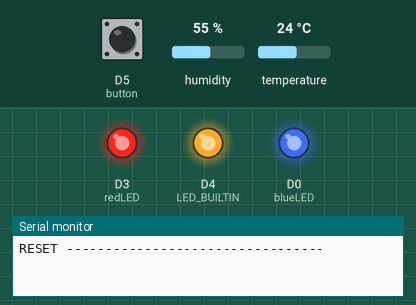
This sketch was run on a simulated ESP8266 (NodeMCU). On the bench: output pins drawn as LEDs (lit = HIGH, except the on-board LED, lit = LOW), the last lines printed to the serial monitor. The inputs (shaded band) are chosen by the test bench; at power-on: D5 (button) LOW, humidity 55 %, temperature 24 °C. WiFi joins after 1.5 s; servers stay silent unless stated; network time is answered at once with the bench clock; the local clock reads 2024-03-15 10:24:30 at power-on unless the sketch sets it.

Above: at 0.1 s.
At 7.0 s:
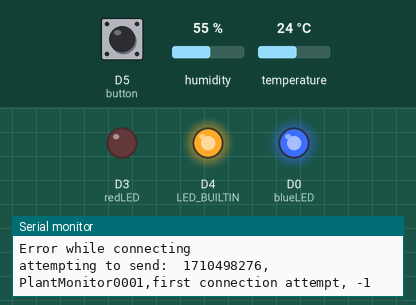
At 27.9 s:
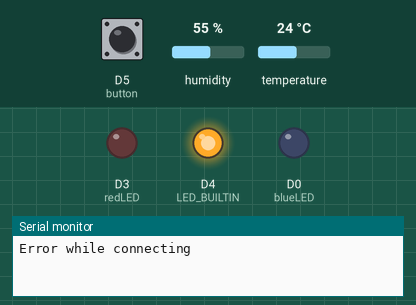
Timing chart, 0 to 29.4 s (numbered marks = the images above):
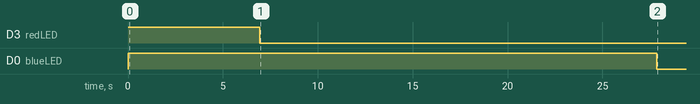

The sketch:

PlantMonitor003.ino
```cpp
#include <Arduino.h>
#include <HTTPSRedirect.h>

#include <Wire.h>
#include <Adafruit_AHT10.h>
Adafruit_AHT10 aht;
// address of AHT10: 0x38

/* data logging to Google Sheets based off of:
 *  https://github.com/StorageB/Google-Sheets-Logging
 */

#include <ESP8266WiFi.h>
#include <WiFiClient.h>
#include <NTPClient.h>
#include <WiFiUdp.h>


const String deviceID = "PlantMonitor0001";

// spreadsheetID
const char* spreadsheetID = "spreadsheetID";
// deploymentID
const char* GScriptId = "GScriptId";

// Enter command (insert_row or append_row) and your Google Sheets sheet name (default is Sheet1):
String payload_base =  "{\"command\": \"insert_row\", \"sheet_name\": \"Sheet1\", \"values\": ";
String payload = "";

// Google Sheets setup (do not edit)
const char* host = "script.google.com";
const int httpsPort = 443;
const char* fingerprint = "";
String url = String("/macros/s/") + GScriptId + "/exec";
HTTPSRedirect* client = nullptr;

// Define the pins
const int probe = A0;
const int redLED = D3;
const int blueLED = D0;
const int button = D5;

bool buttonON = LOW;

// refresh rate in ms
const int refresh = 10*60*1000;
int lastMillis = 0;

//SSID and Password of your WiFi router
const char* ssid = "WiFiSSID";
const char* password = "WiFiPassword";


const long utcOffsetInSeconds = 19*3600;

char daysOfTheWeek[7][12] = {"Sunday", "Monday", "Tuesday", "Wednesday", "Thursday", "Friday", "Saturday"};

// Define NTP Client to get time
WiFiUDP ntpUDP;
NTPClient timeClient(ntpUDP, "pool.ntp.org", utcOffsetInSeconds);


/***************************************************************
* SETUP
**************************************************************/
void setup(void){

  pinMode(LED_BUILTIN, OUTPUT);
  pinMode(probe,INPUT);
  pinMode(button,INPUT);
  pinMode(redLED,OUTPUT);
  pinMode(blueLED,OUTPUT);

  digitalWrite(redLED,HIGH);
  digitalWrite(blueLED,HIGH);


  Serial.begin(115200);
  Serial.println("");
  Serial.println("RESET ---------------------------------");
  WiFi.mode(WIFI_STA);

  WiFi.begin(ssid, password);     //Connect to your WiFi router
  Serial.println("");

  // Wait for connection
  while (WiFi.status() != WL_CONNECTED) {
    delay(500);
    Serial.print(".");
  }

  //If connection successful show IP address in serial monitor
  Serial.println("");
  Serial.print("Connected to ");
  Serial.println(ssid);
  Serial.print("IP address: ");
  Serial.println(WiFi.localIP());  //IP address assigned to your ESP
  WiFi.setAutoReconnect(true);
  WiFi.persistent(true);


  timeClient.begin();

  Serial.println("Scanning for AHT10");

  if (! aht.begin()) {
    Serial.println("Could not find AHT10? Check wiring");
    while (1) delay(10);
  }
  Serial.println("AHT10 found");

  digitalWrite(LED_BUILTIN,LOW);

  // Use HTTPSRedirect class to create a new TLS connection
  client = new HTTPSRedirect(httpsPort);
  client->setInsecure();
  client->setPrintResponseBody(true);
  client->setContentTypeHeader("application/json");
  Serial.print("Connecting to ");
  Serial.println(host);

  // Try to connect for a maximum of 5 times
  bool flag = false;
  for (int i=0; i<5; i++){
    int retval = client->connect(host, httpsPort);
    if (retval == 1){
       flag = true;
       Serial.println("Connected");
       break;
    }
    else
      Serial.println("Connection failed. Retrying...");
  }
  if (!flag){
    Serial.print("Could not connect to server: ");
    Serial.println(host);
    return;
  }
  delete client;    // delete HTTPSRedirect object
  client = nullptr; // delete HTTPSRedirect object


  timeClient.update();
  String payload = String(timeClient.getEpochTime()) +", "+deviceID+",device reset, -1";
  sendPayload(payload);


  digitalWrite(redLED,LOW);
  digitalWrite(blueLED,LOW);


  measure();
}
/***************************************************************
* LOOP
**************************************************************/
void loop(void){

  // handle millis rollovers
  if (millis()<20000) {

    lastMillis = millis();
  }


  // take measurements at the timed interval
  if (millis()>(lastMillis+refresh)) {
     measure();

    lastMillis = millis();
  }


  // if the button is pressed, execute the button code
  if (buttonON==LOW & digitalRead(button)==HIGH) {

    buttonON =HIGH;
    onButton();
  }
  if (buttonON==HIGH & digitalRead(button)==LOW) {

    buttonON = LOW;
  }

  // set the blue LED to off (on indicates data transfer)
  digitalWrite(blueLED,LOW);

}

void sendPayload(String pay) { //--------------------------------------------------------------------------------------------------------------

  Serial.println("attempting to send:  " + pay);

  static bool flag = false;
  if (!flag){
    client = new HTTPSRedirect(httpsPort);
    client->setInsecure();
    flag = true;
    client->setPrintResponseBody(true);
    client->setContentTypeHeader("application/json");
  }
  if (client != nullptr){
    if (!client->connected()){
      client->connect(host, httpsPort);
    }
  }
  else{
    Serial.println("Error creating client object!");
  }

  // Create json object string to send to Google Sheets
  String payload = payload_base + "\"" +pay + "\"}";

  // Publish data to Google Sheets
  Serial.println("Publishing data...");
  Serial.println(payload);
  if(client->POST(url, host, payload)){
    // do stuff here if publish was successful

  }
  else{
    // do stuff here if publish was not successful
    Serial.println("Error while connecting");
  }
  // need to wait a bit bwteeen sending readings
  delay(5000);


}

void measure() { //-----------------------------------------------------------------------------------------------------
  // read the probes

  digitalWrite(blueLED,HIGH);

  // first connection attempt
  timeClient.update();
  String payload = String(timeClient.getEpochTime()) +", "+deviceID+",first connection attempt, -1";
  sendPayload(payload);


  // moisture reading
  timeClient.update();
  int probeReading = analogRead(probe);
  payload = String(timeClient.getEpochTime()) +", "+deviceID+",moisture, " + String(probeReading);
  sendPayload(payload);

  // temp and humidity reading
  sensors_event_t humidity, temp;
  timeClient.update();
  aht.getEvent(&humidity, &temp);
    payload = String(timeClient.getEpochTime()) +", "+deviceID+",temperature, " + String(temp.temperature);
    sendPayload(payload);
    payload = String(timeClient.getEpochTime()) +", "+deviceID+",humidity, " + String(humidity.relative_humidity);
    sendPayload(payload);

}

void onButton() { //-----------------------------------------------------------------------------------------------------------------------------

  digitalWrite(blueLED,HIGH);

  timeClient.update();
  String payload = String(timeClient.getEpochTime()) +", "+deviceID+",first connection attempt, -1";
  sendPayload(payload);
  payload = String(timeClient.getEpochTime()) +", "+deviceID+", button, -1";
  sendPayload(payload);
  measure();

}
```

Measured:
- by itself, D0 (blueLED): HIGH → LOW at 27.9 s
